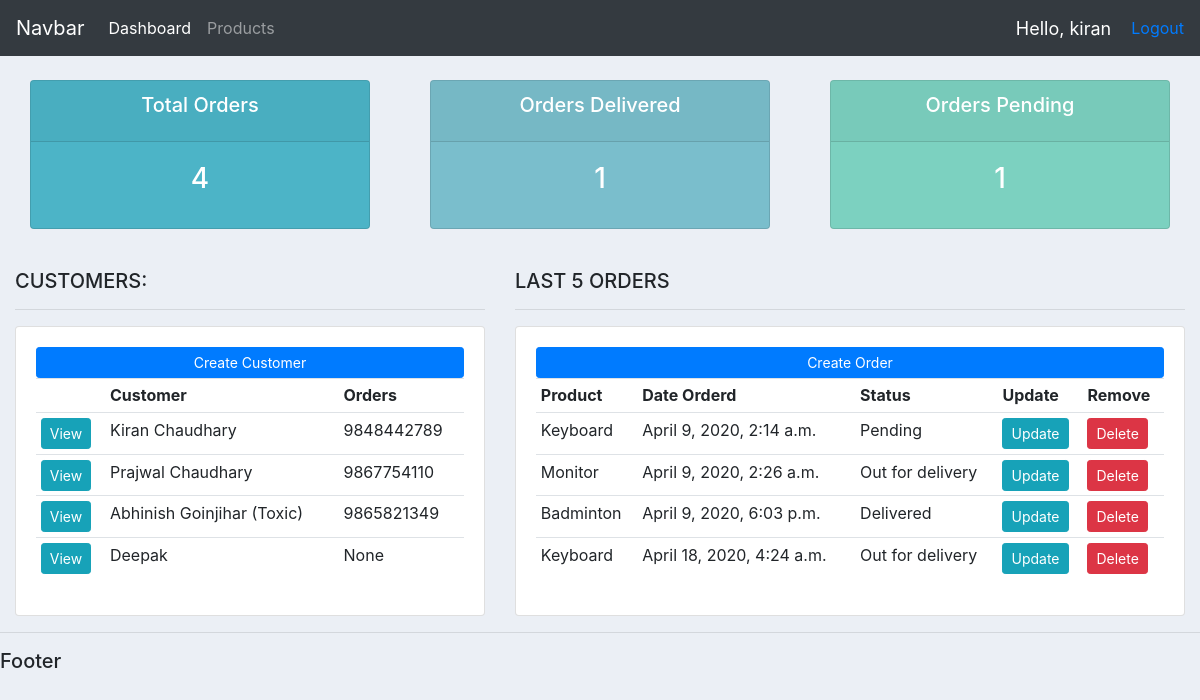
The app's page / (signed in) with its own data.
### accounts/models.py (models this page shows, shortened)
class Customer(models.Model):
    user = models.OneToOneField(User, null=True, on_delete=models.CASCADE)
    name = models.CharField(max_length=200)
    profile_pic = models.ImageField(null=True, blank=True)
    phone = models.CharField(max_length=10, null=True)
    email = models.CharField(max_length=200, null=True)
    date_created = models.DateTimeField(auto_now_add=True)

class Order(models.Model):
    STATUS = (
        ('Pending', 'Pending'),
        ('Out for delivery', 'Out for delivery'),
        ('Delivered', 'Delivered'),
    )
    customer = models.ForeignKey(Customer, on_delete=models.SET_NULL, null=True)
    product = models.ForeignKey(Product, on_delete=models.SET_NULL, null = True)
    date_created = models.DateTimeField(auto_now_add=True)
    status = models.CharField(max_length=200, null=True, choices=STATUS)

class Product(models.Model):
    CATEGORY = (
        ('Indoor', 'Indoor'),
        ('Out door', 'Out door'),
    )
    name = models.CharField(max_length=200)
    price = models.FloatField()
    category = models.CharField(max_length=200, choices=CATEGORY)
    description = models.CharField(max_length=200, null=True, blank=True)
    date_created = models.DateTimeField(auto_now_add=True)
    tags = models.ManyToManyField(Tag)
    def __str__(self):
        return self.name

### accounts/decorators.py (the view)
    def wrapper_func(request, *args, **kwargs):
        group = None
        if request.user.groups.exists():
            group = request.user.groups.all()[0].name
        if group == 'customer':
            return redirect('user-page')
        if group == 'admin':
            return view_func(request, *args, **kwargs)

### accounts/views.py (called while the page is built)
@login_required(login_url="login")
@admin_only
def home(request):
    customers = Customer.objects.all()
    orders = Order.objects.all()
    total_orders = orders.count()
    orders_delivered = orders.filter(status="Delivered").count()
    orders_pending = orders.filter(status="Pending").count()
    context={
        'customers': customers,
        'orders' : orders,
        'total_orders' : total_orders,
        'orders_delivered' : orders_delivered,
        'orders_pending' : orders_pending,
    }
    return render(request,"accounts/dashboard.html", context)

### accounts/templates/accounts/dashboard.html
{% extends 'accounts/base.html' %}
{% block content %}
{% include 'accounts/status.html' %}
    <br>
    <div class="row">
        <div class="col-md-5">
            <h5>CUSTOMERS:</h5>
            <hr>
            <div class="card card-body">
                <a class="btn btn-primary  btn-sm btn-block" href="">Create Customer</a>
                <table class="table table-sm">
                    <tr>
                        <th></th>
                        <th>Customer</th>
                        <th>Orders</th>
                    </tr>
                    {% for customer in customers %}
                        <tr>
                            <td><a class="btn btn-sm btn-info" href="{% url 'customer' customer.id %}">View</a></td>
                            <td>{{ customer.name }}</td>
                            <td>{{ customer.phone }}</td>
                        </tr>
                    {% endfor %}
                </table>
            </div>
        </div>
        <div class="col-md-7">
            <h5>LAST 5 ORDERS</h5>
            <hr>
            <div class="card card-body">
                <a class="btn btn-primary  btn-sm btn-block" href="{% url 'create_order' %}">Create Order</a>
                <table class="table table-sm">
                    <tr>
                        <th>Product</th>
                        <th>Date Orderd</th>
                        <th>Status</th>
                        <th>Update</th>
                        <th>Remove</th>
                    </tr>
                    {% for order in orders %}
                        <tr>
                            <td>{{ order.product }}</td>
                            <td>{{ order.date_created }}</td>
                            <td>{{ order.status }}</td>
                            <td><a class="btn btn-sm btn-info" href="{% url 'update_order' order.id %}">Update</a></td>
                            <td><a class="btn btn-sm btn-danger" href="{% url 'delete_order' order.id %}">Delete</a></td>
                        </tr>
                    {% endfor %}
                </table>
            </div>
        </div>
    </div>
{% endblock content %}

### accounts/templates/accounts/navbar.html (shortened to what this page needs)
<nav class="navbar navbar-expand-lg navbar-dark bg-dark">
  <a class="navbar-brand" href="#">Navbar</a>
    <div class="collapse navbar-collapse" id="navbarNav">
      <ul class="navbar-nav">
      {% if request.user.is_staff %}
        <li class="nav-item active">
          <a class="nav-link" href="{% url 'home' %}">Dashboard</a>
        </li>
        <li class="nav-item">
          <a class="nav-link" href="{% url 'product' %}">Products</a>
        </li>
        {% else %}
          <li class="nav-item">
            <a class="nav-link" href="{% url 'account' %}">Settings</a>
          </li>
        {% endif %}
      </ul>
    </div>
  <span id="hello-msg">Hello, {{ request.user }}</span>
  <span><a href="{% url 'logout' %}">Logout</a></span>
</nav>

### static/css/base.css (style rules this page uses)
body { background-color: #ebeff5; }

### accounts/templates/accounts/navbar.html (style rules this page uses)
#hello-msg { font-size: 18px; color: #fff; margin-right: 20px; }

### records on screen
Customer: name "Kiran Chaudhary", phone "9848442789"
Customer: name "Prajwal Chaudhary", phone "9867754110"
Customer: name "Abhinish Goinjihar (Toxic)", phone "9865821349"
Customer: name "Deepak", phone "None"
Order: product "Keyboard", date_created "April 9, 2020, 2:14 a.m.", status "Pending"
Order: product "Monitor", date_created "April 9, 2020, 2:26 a.m.", status "Out for delivery"
Order: product "Badminton", date_created "April 9, 2020, 6:03 p.m.", status "Delivered"
Order: product "Keyboard", date_created "April 18, 2020, 4:24 a.m.", status "Out for delivery"

### other values on screen
{{ request.user }} "kiran"
{{ total_orders }} "4"
{{ orders_delivered }} "1"
{{ orders_pending }} "1"
